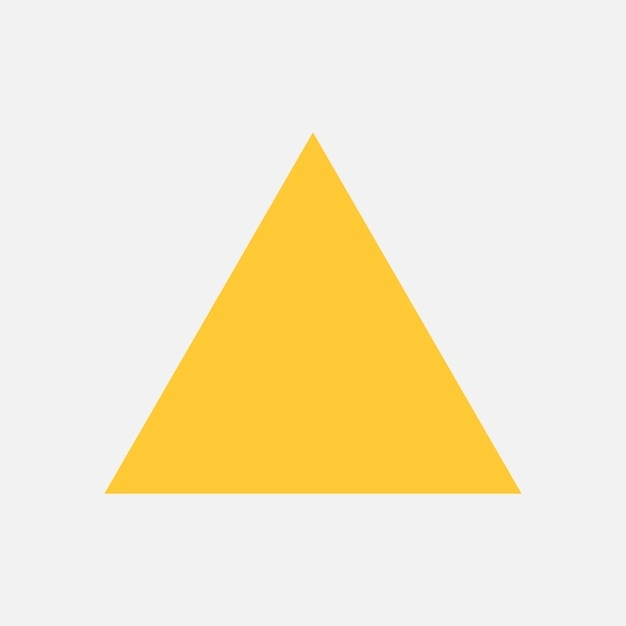
#> input picture Uploaded_Images/Triangle.jpg, 626 x 626 px, found by its file name
$ python 'Lecture 6.py'
#> lines starting #> are read from the running program, lines starting #| are printed output that depends on the picture; after the words box and inside, x2 and y2 are one past the last pixel; in counts of white or black regions, pixels touching at a corner belong together
# CONTOURS & SHAPE DETECTION

import cv2
import numpy as np

image1 = cv2.imread('Uploaded_Images\Triangle.jpg')
#> image1 is the input picture: shape (626, 626, 3); mean B, G, R 205.6, 234.1, 244.5
resize = cv2.resize(image1, (400, 400))
gray = cv2.cvtColor(resize, cv2.COLOR_BGR2GRAY)
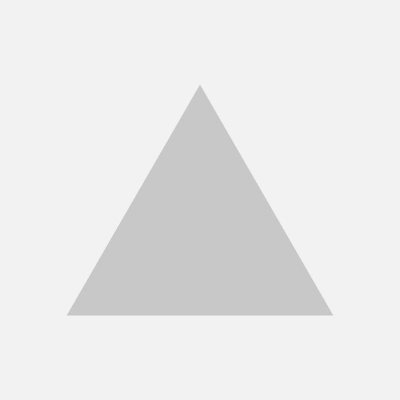
#> gray: shape (400, 400); min 194, max 247, mean 233.9
cv2.imshow('Original Image', resize)

# finding contours
_, thresh = cv2.threshold(gray, 230, 255, cv2.THRESH_BINARY)
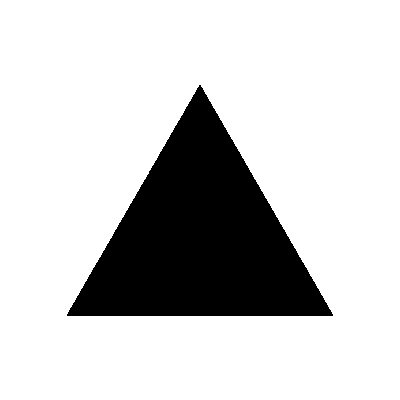
#> thresh: shape (400, 400); 80.6% white; 1 black region
contours, hierarchy = cv2.findContours(thresh, cv2.RETR_TREE, cv2.CHAIN_APPROX_SIMPLE)
#> contours = 2 contours; box (x1, y1, x2, y2) and area: (0, 0, 400, 400) 159201, (66, 84, 334, 317) 31406
''' syntax: cv2.findContours(image, mode, method, contours=None, hierarchy=None, offset=None) '''

# draw contours
cv2.drawContours(resize, contours, -1, (0, 0, 255), 2)
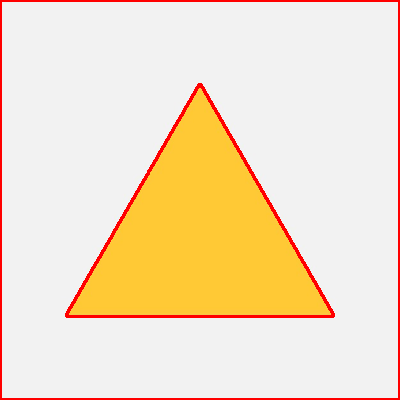
#> resize: shape (400, 400, 3); mean B, G, R 197.6, 225.3, 244.9
''' syntax: cv2.drawContours(image, contours, contour_idx, color, thickness)
    contour_index=> -1 to draw all contours
                    0 to draw first contour
                    1 to draw second contour
                    2 to draw third contour
                    ...'''
cv2.imshow('Contours', resize)
cv2.waitKey(0)
cv2.destroyAllWindows()

# contour shape detection
for contour in contours:
    approx = cv2.approxPolyDP(contour, 0.01*cv2.arcLength(contour, True), True)
    ''' syntax: cv2.approxPolyDP(curve, epsilon(0.01 * arc_length), closed) '''
    corner = len(approx)
    if corner == 3:
        shape_name = "triangle"
    elif corner == 4:
        shape_name = "quadrilateral"
    elif corner == 5:
        shape_name = "pentagon"
    elif corner > 5:
        shape_name = "circle"
    else:
        shape_name = "unknown"

    cv2.drawContours(resize, [approx], 0, (0, 0, 255))
    x = approx.ravel()[0]
    y = approx.ravel()[1] - 10
    cv2.putText(resize, shape_name, (x, y), cv2.FONT_HERSHEY_SIMPLEX, 0.5, (0, 0, 0), 2)
#> this loop made 2 passes
#> (approx, corner, shape_name, x, y) on passes 1 to 2: ([[0, 0], [0, 399], [399, 399], [399, 0]], 4, 'quadrilateral', 0, -10), ([[199, 84], [332, 316], [66, 315]], 3, 'triangle', 199, 74)
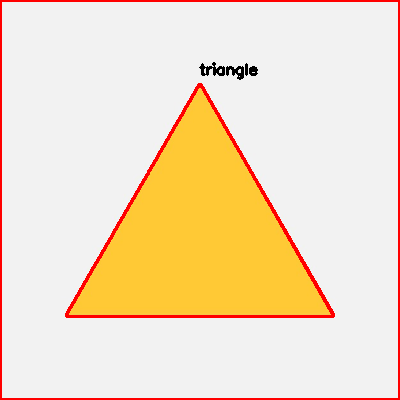
#> resize: shape (400, 400, 3); 0.3% of pixels changed, all inside (x1, y1, x2, y2) = (199, 62, 331, 314)

cv2.imshow('Contours', resize)
cv2.waitKey(0)
cv2.destroyAllWindows()

$ run again, with Uploaded_Images/Hand pic.jpg copied over Uploaded_Images/Triangle.jpg
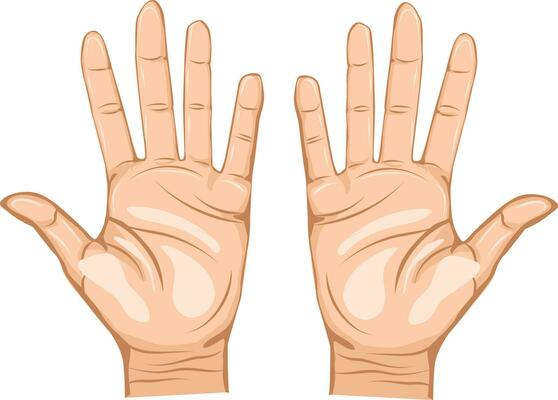
#> input picture Uploaded_Images/Hand pic.jpg, 558 x 400 px, found by its file name
#> image1 is the input picture: shape (400, 558, 3); mean B, G, R 210.2, 226.7, 248.1
#> `_, thresh = cv2.threshold(gray, 230, 255, cv2.THRESH_BINARY)`:
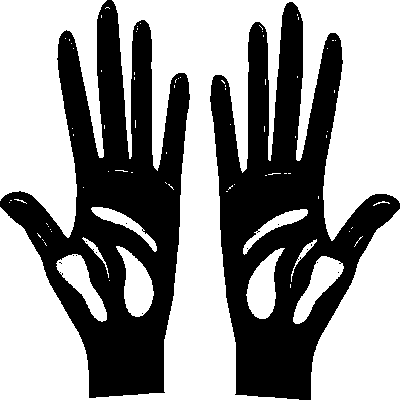
#> thresh: shape (400, 400); 58.2% white; 15 black regions (13 under 20 px)
#> contours = 105 contours, 94 with area under 20; largest, box (x1, y1, x2, y2) and area: (0, 0, 400, 400) 55810, (0, 0, 107, 238) 16228, (311, 209, 400, 400) 10914, (116, 246, 154, 317) 1402, (246, 248, 285, 319) 1385
#> the loop `for contour in contours:` made 105 passes
#> (approx, corner, shape_name, x, y) on passes 1, 2, 4, 6, 9: ([[290, 284], [290, 287]], 2, 'unknown', 290, 274), ([[109, 280]], 1, 'unknown', 109, 270), ([[337, 272], [338, 271], [339, 272], [338, 273]], 4, 'quadrilateral', 337, 262), ([[316, 262], [317, 261], [318, 262], [317, 263]], 4, 'quadrilateral', 316, 252), ([[59, 272], [60, 271], [61, 272], [60, 273]], 4, 'quadrilateral', 59, 262)
#> after the loop `for contour in contours:`:
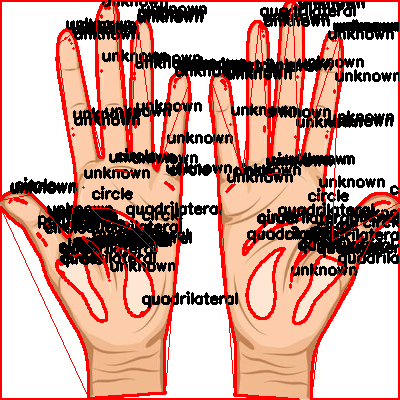
#> resize: shape (400, 400, 3); mean B, G, R 149.4, 160.5, 203.7
